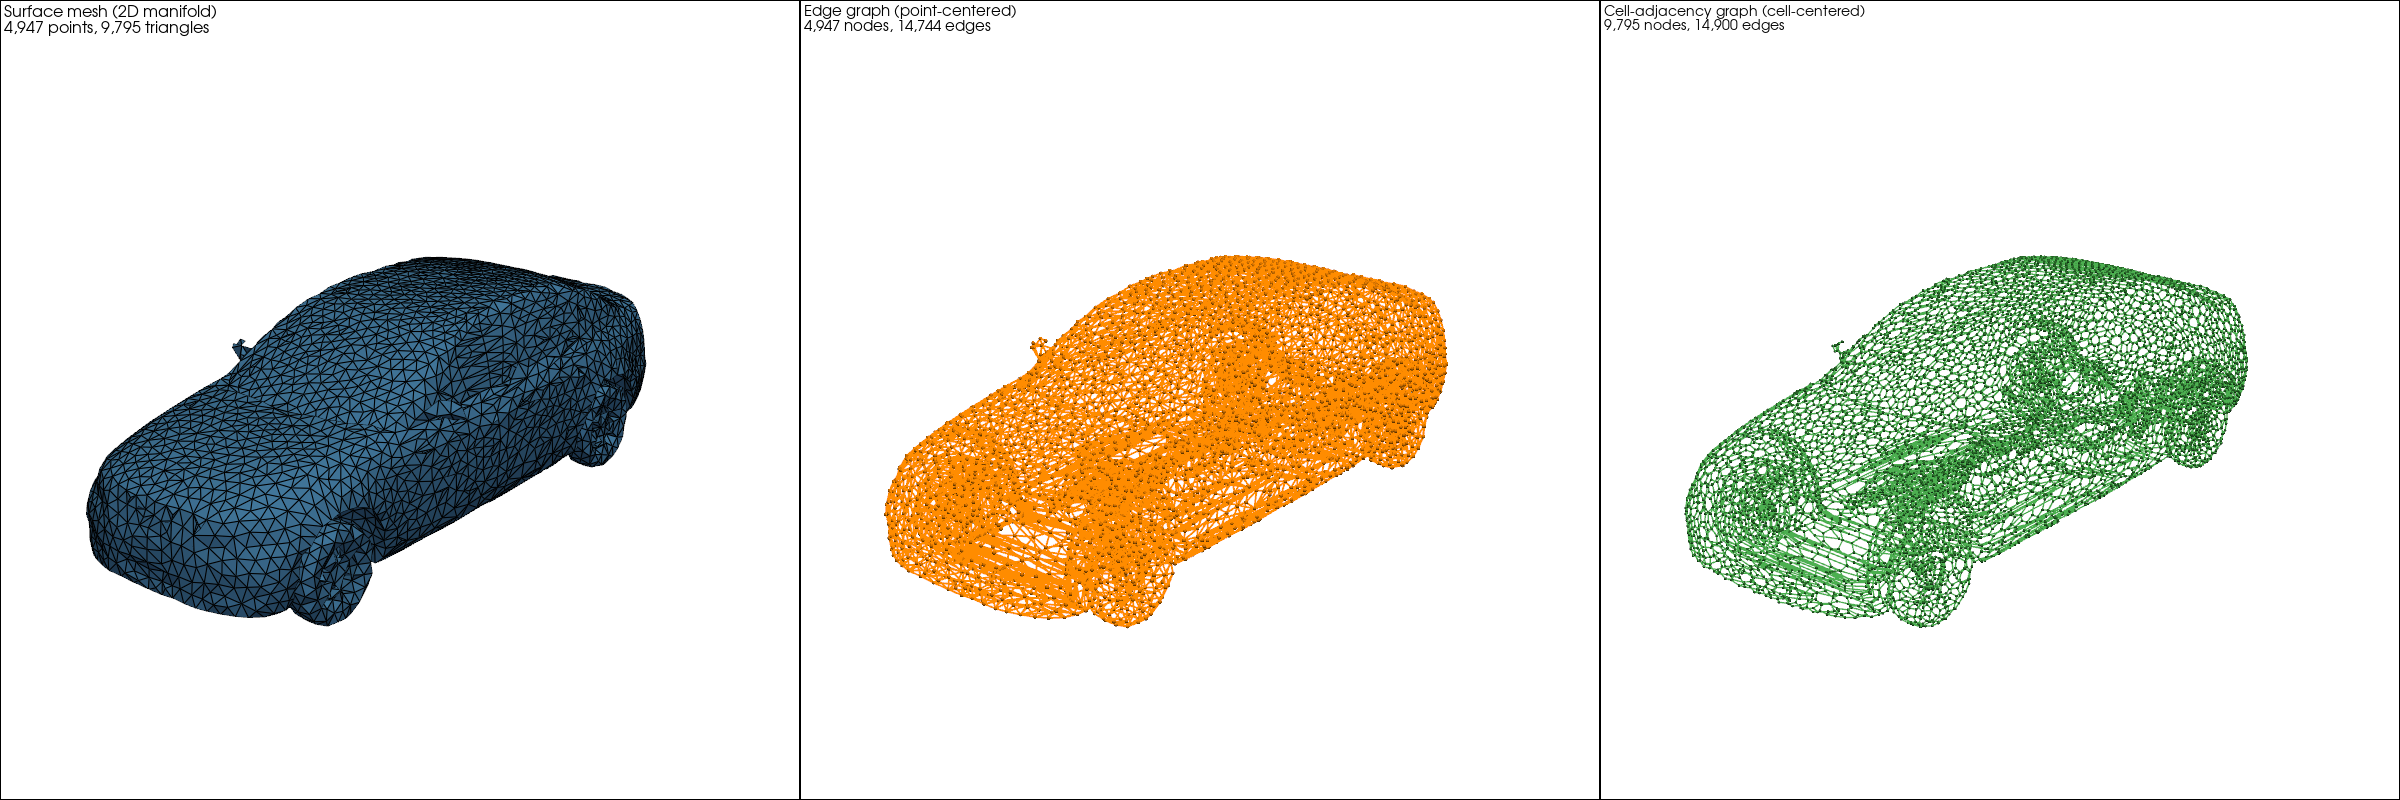

This figure's Python source:
"""Render the DrivAerML car as a surface mesh, its edge graph, and its cell-adjacency graph.

Loads the DrivAerML STL, remeshes to ~5k clusters, then shows three views:
1. Surface mesh (2D manifold in 3D)
2. Edge graph via facet extraction (1D manifold - best for point-centered data)
3. Cell-adjacency graph via centroid connectivity (1D manifold - best for cell-centered data)
"""

from pathlib import Path

import pyvista as pv
import torch

from physicsnemo.mesh import Mesh
from physicsnemo.mesh.io import from_pyvista, to_pyvista
from physicsnemo.mesh.remeshing import remesh

pv.OFF_SCREEN = True

OUTPUT = Path(__file__).parent / "car_as_graph.png"
STL_PATH = Path.home() / "gh/aerodynamics_datasets/drivaerml/drivaer_data/run_1/drivaer_1.stl"

### Load and remesh the car
pv_car = pv.read(STL_PATH)
car_mesh = from_pyvista(pv_car)
car_remeshed = remesh(car_mesh, n_clusters=5000)

### Edge graph: extract facets (edges) - a 2D surface's facets are its 1D edges
edge_mesh = car_remeshed.get_facet_mesh()

### Cell-adjacency graph: connect centroids of adjacent cells
adj = car_remeshed.get_cell_to_cells_adjacency()
sources, targets = adj.expand_to_pairs()
keep = sources < targets
edges = torch.stack([sources[keep], targets[keep]], dim=1)
centroid_graph = Mesh(
    points=car_remeshed.cell_centroids,
    cells=edges,
    point_data=car_remeshed.cell_data,
)

### Convert to PyVista for rendering
pv_surface = to_pyvista(car_remeshed)
pv_edges = to_pyvista(edge_mesh)
pv_centroid = to_pyvista(centroid_graph)

### Front-driver-side camera, computed from mesh center
center = list(pv_surface.center)
CAMERA = [[center[0] - 5, center[1] - 4, center[2] + 2.5], center, (0, 0, 1)]

plotter = pv.Plotter(shape=(1, 3), window_size=(2400, 800))

### Panel 1: surface mesh (2D manifold in 3D)
plotter.subplot(0, 0)
plotter.add_mesh(pv_surface, color="steelblue", show_edges=True, edge_color="black", line_width=0.5)
plotter.add_text(
    f"Surface mesh (2D manifold)\n{car_remeshed.n_points:,} points, {car_remeshed.n_cells:,} triangles",
    font_size=9, color="black",
)
plotter.set_background("white")
plotter.camera_position = CAMERA
plotter.reset_camera()

### Panel 2: edge graph (1D manifold - point-centered)
plotter.subplot(0, 1)
plotter.add_mesh(pv_edges, color="darkorange", line_width=2)
plotter.add_mesh(
    pv.PolyData(pv_edges.points),
    color="darkorange", point_size=4, render_points_as_spheres=True,
)
plotter.add_text(
    f"Edge graph (point-centered)\n{edge_mesh.n_points:,} nodes, {edge_mesh.n_cells:,} edges",
    font_size=9, color="black",
)
plotter.set_background("white")
plotter.camera_position = CAMERA
plotter.reset_camera()

### Panel 3: cell-adjacency graph (1D manifold - cell-centered)
plotter.subplot(0, 2)
plotter.add_mesh(pv_centroid, color="#4CAF50", line_width=1.5)
plotter.add_mesh(
    pv.PolyData(pv_centroid.points),
    color="#2E7D32", point_size=3, render_points_as_spheres=True,
)
plotter.add_text(
    f"Cell-adjacency graph (cell-centered)\n{centroid_graph.n_points:,} nodes, {centroid_graph.n_cells:,} edges",
    font_size=9, color="black",
)
plotter.set_background("white")
plotter.camera_position = CAMERA
plotter.reset_camera()

plotter.screenshot(OUTPUT, transparent_background=False)
plotter.close()

print(f"Saved {OUTPUT}")
